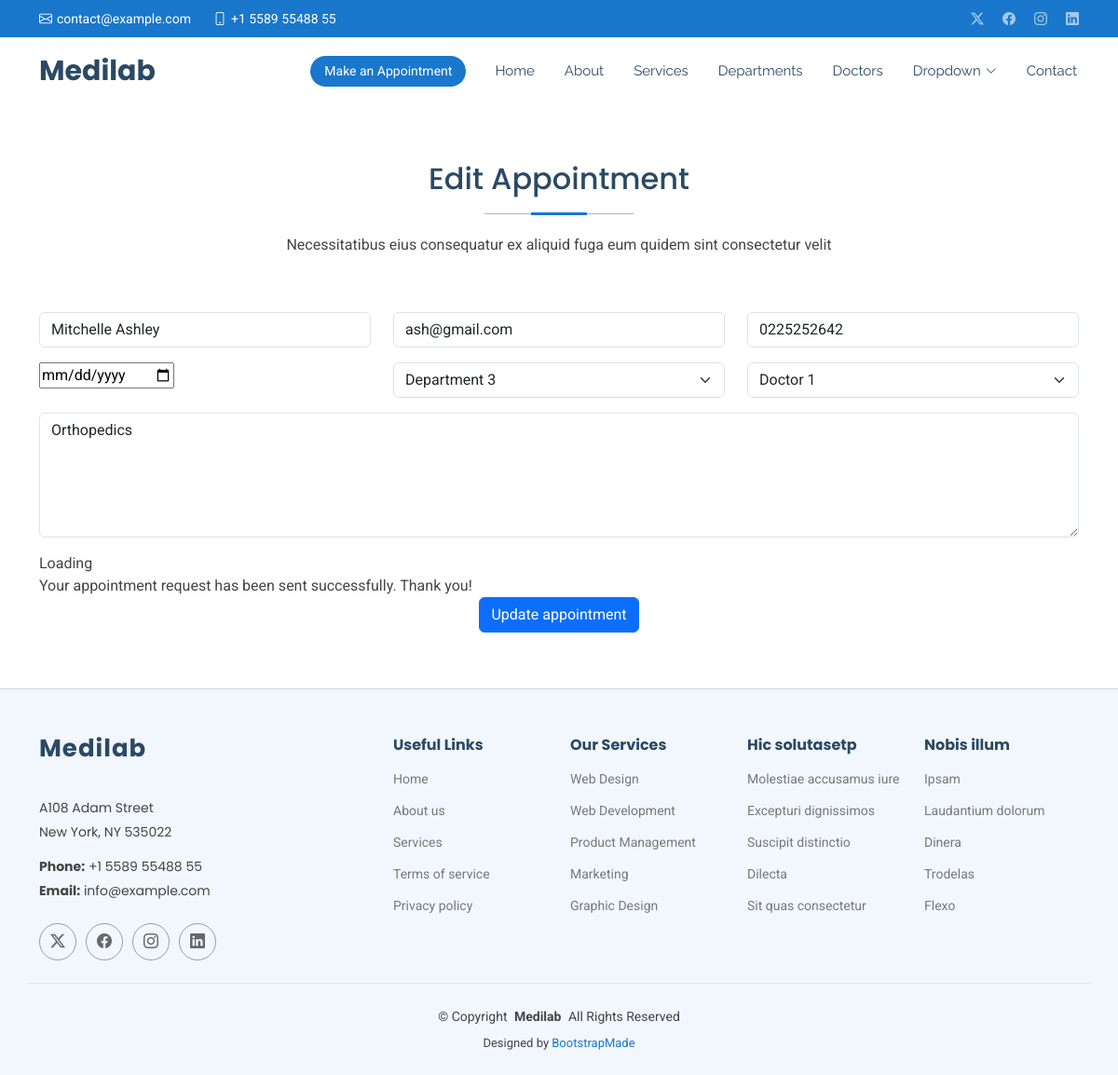
/edit/6, run on the app's committed database.
### medapp/models.py (models this page shows, shortened)
class Appointment(models.Model):
    name = models.CharField(max_length=50)
    email = models.EmailField()
    phone = models.CharField(max_length=15)
    date = models.DateField()
    department = models.CharField(max_length=50)
    doctor = models.CharField(max_length=50)
    message = models.TextField()

### medapp/views.py (the view)
# urls.py: path('edit/<int:id>',views.edit,name='edit'),
def edit(request,id):
    appointment = get_object_or_404(Appointment,id=id)
    if request.method == "POST":
        appointment.name = request.POST.get('name')
        appointment.email = request.POST.get('email')
        appointment.phone = request.POST.get('phone')
        appointment.date = request.POST.get('date')
        appointment.department= request.POST.get('department')
        appointment.doctor = request.POST.get('doctor')
        appointment.message = request.POST.get('message')
        appointment.save()
        return redirect('/show')
    else:
        return render(request,'edit.html',{'appointment':appointment})

### Templates/edit.html (shortened to what this page needs)
{% extends 'starter-page.html' %}
{% load static %}
{% block content %}
    <section id="appointment" class="appointment section">
      <div class="container section-title" data-aos="fade-up">
        <h2>Edit Appointment</h2>
        <p>Necessitatibus eius consequatur ex aliquid fuga eum quidem sint consectetur velit</p>
      </div>
      <div class="container" data-aos="fade-up" data-aos-delay="100">
        <form  method="post" >
          <div class="row">
            <div class="col-md-4 form-group">
              <input type="text" name="name" value="{{ appointment.name }}" class="form-control" id="name" placeholder="Your Name" required="">
            </div>
            <div class="col-md-4 form-group mt-3 mt-md-0">
              <input type="email" class="form-control" name="email" value="{{ appointment.email }}" id="email" placeholder="Your Email" required="">
            </div>
            <div class="col-md-4 form-group mt-3 mt-md-0">
              <input type="tel" class="form-control" name="phone" value="{{ appointment.phone }}" id="phone" placeholder="Your Phone" required="">
            </div>
          </div>
          <div class="row">
            <div class="col-md-4 form-group mt-3">
              <input type="date" name="date" value="{{ appointment.date }} class="form-control datepicker" id="date" placeholder="Appointment Date" required="">
            </div>
            <div class="col-md-4 form-group mt-3">
              <select name="department" value="{{ appointment.department }}" id="department" class="form-select" required="">
                <option value="Department 3" {% if appointment.department == "Department 3" %}selected{% endif %}>Department 3</option>
              </select>
            </div>
            <div class="col-md-4 form-group mt-3">
              <select name="doctor" value="{{ appointment.doctor }}" id="doctor" class="form-select" required="">
                <option value="Doctor 1" {% if appointment.doctor == "Doctor 1" %}selected{% endif %}>Doctor 1</option>
              </select>
            </div>
          </div>
          <div class="form-group mt-3">
            <textarea class="form-control" name="message" rows="5" placeholder="Message (Optional)">{{ appointment.message }}</textarea>
          </div>
          <div class="mt-3">
            <div class="loading">Loading</div>
            <div class="sent-message">Your appointment request has been sent successfully. Thank you!</div>
            <div class="text-center"><button type="submit" class="btn btn-primary">Update appointment</button></div>
          </div>
        </form>
      </div>
    </section>
{% endblock %}

### static/assets/css/main.css (style rules this page uses)
:root { --default-font: "Roboto", system-ui, -apple-system, "Segoe UI", Roboto, "Helvetica Neue", Arial, "Noto Sans", "Liberation Sans", sans-serif, "Apple Color Emoji", "Segoe UI Emoji", "Segoe UI Symbol", "Noto Color Emoji"; --heading-font: "Poppins", sans-serif; --nav-font: "Raleway", sans-serif; }
:root { --background-color: #ffffff; --default-color: #444444; --heading-color: #2c4964; --accent-color: #1977cc; --surface-color: #ffffff; --contrast-color: #ffffff; }
:root { --nav-color: #2c4964; --nav-hover-color: #1977cc; --nav-mobile-background-color: #ffffff; --nav-dropdown-background-color: #ffffff; --nav-dropdown-color: #2c4964; --nav-dropdown-hover-color: #1977cc; }
:root { scroll-behavior: smooth; }
body { color: var(--default-color); background-color: var(--background-color); font-family: var(--default-font); }
h1, h2, h3, h4, h5, h6 { color: var(--heading-color); font-family: var(--heading-font); }
section, .section { color: var(--default-color); background-color: var(--background-color); padding: 60px 0; scroll-margin-top: 72px; overflow: clip; }
.section-title { text-align: center; padding-bottom: 60px; position: relative; }
.section-title h2 { font-size: 32px; font-weight: 500; margin-bottom: 20px; padding-bottom: 20px; position: relative; }
.section-title h2:before { content: ""; position: absolute; display: block; width: 160px; height: 1px; background: color-mix(in srgb, var(--default-color), transparent 60%); left: 0; right: 0; bottom: 1px; margin: auto; }
.section-title h2::after { content: ""; position: absolute; display: block; width: 60px; height: 3px; background: var(--accent-color); left: 0; right: 0; bottom: 0; margin: auto; }
.section-title p { margin-bottom: 0; }

### data on the page
Appointment: name "Mitchelle Ashley", email "ash@gmail.com", phone "0225252642", department "Department 3", doctor "Doctor 1", message "Orthopedics"
